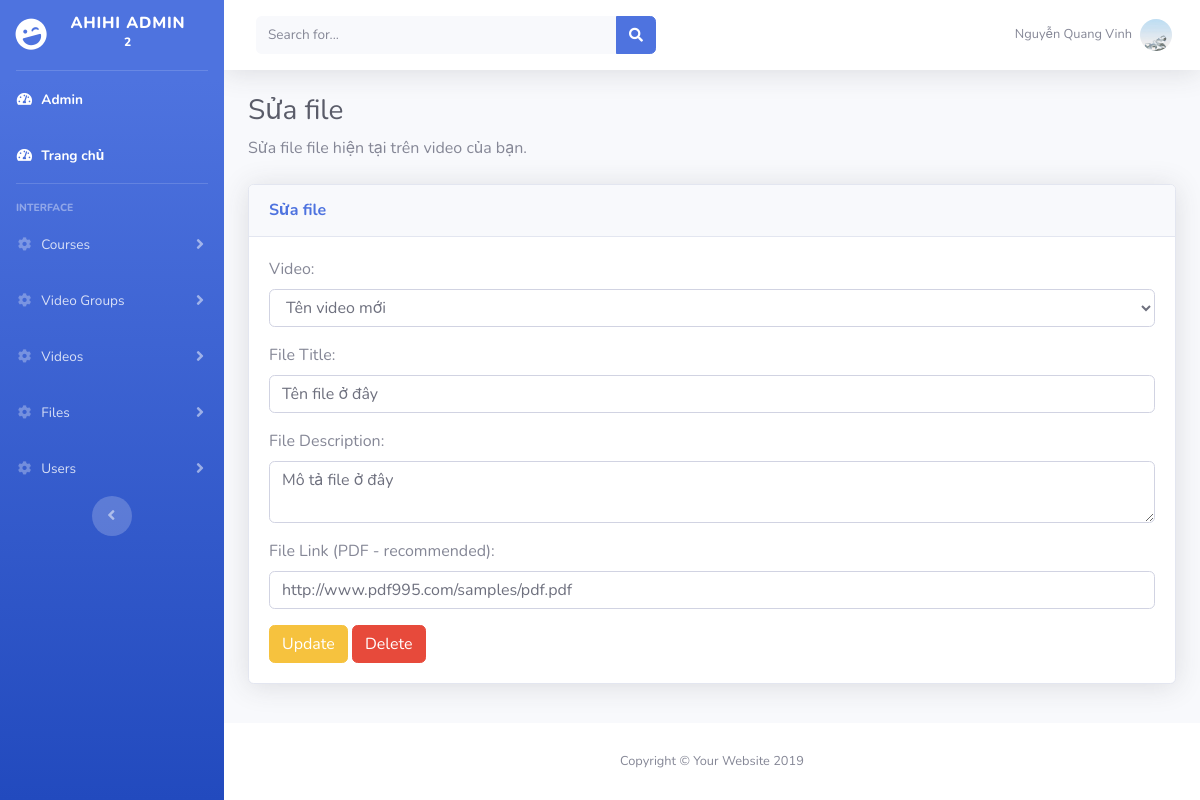
The page /horizontal/admin/pages/files/files_edit.php?id=58 (signed in) on the database its author committed.
### tables this page shows
CREATE TABLE `files` (
  `id` int(11) UNSIGNED NOT NULL,
  `title` varchar(255) NOT NULL,
  `description` text NOT NULL,
  `link` text NOT NULL,
  `video_id` int(11) UNSIGNED NOT NULL
);

CREATE TABLE `videos` (
  `id` int(11) UNSIGNED NOT NULL,
  `title` varchar(255) NOT NULL,
  `thumbnail` text NOT NULL,
  `description` text NOT NULL,
  `link` text NOT NULL,
  `duration` int(4) UNSIGNED NOT NULL,
  `video_order` int(3) UNSIGNED NOT NULL DEFAULT 0,
  `video_group_id` int(4) UNSIGNED NOT NULL
);

### horizontal/admin/includes/classes/Video.php (called while the page is built, shortened)
<?php
class Video {
    private $db;
    public function __construct($db)
    {
        $this->db = $db;
    }
    public function get_all_videos() {
        $sql = "SELECT * FROM videos";
        return $this->db->query($sql)->fetchAll();
    }
}
?>

### horizontal/admin/includes/classes/File.php (called while the page is built, shortened)
<?php
class File {
    private $db;
    public function __construct($db)
    {
        $this->db = $db;
    }
    public function get_file_by_id($file_id)
    {
        $sql = "SELECT * FROM files WHERE id = $file_id";
        return $this->db->query($sql)->fetch();
    }
}
?>

### horizontal/admin/pages/files/files_edit.php (the view, shortened to what this page needs)
<?php
include("../../../includes/connect_db.php");
include("../../includes/classes/Video.php");
include("../../includes/classes/File.php");
$file_obj = new File($db);
$file_id = $_GET['id'];
$current_file = $file_obj->get_file_by_id($file_id);
$video_obj = new Video($db);
$all_videos_arr = $video_obj->get_all_videos();
?>
<?php include("../../partials/header.php"); ?>
<?php include("../../partials/sidebar.php"); ?>
<?php include("../../partials/topbar.php") ?>
    <h1 class="h3 mb-2 text-gray-800">Sửa file</h1>
    <p class="mb-4">Sửa file file hiện tại trên video của bạn</a>.</p>
    <div class="card shadow mb-4">
        <div class="card-header py-3">
            <h6 class="m-0 font-weight-bold text-primary">Sửa file</h6>
        </div>
        <div class="card-body">
            <form method="POST" enctype="multipart/form-data">
                <div class="form-group">
                    <label for="video_group_id">Video:</label>
                    <select class="form-control" id="video_id" name="video_id">
                        <?php foreach ($all_videos_arr as $video): ?>
                            <option value="<?= $video['id'] ?>p" <?php if ($current_file['video_id'] == $video['id']) echo "selected"; ?>><?= $video['title'] ?></option>
                        <?php endforeach; ?>
                    </select>
                </div>
                <div class="form-group">
                    <label for="File_title">File Title:</label>
                    <input type="text" class="form-control" id="file_title" name="file_title" value="<?= $current_file['title'] ?>">
                </div>
                <div class="form-group">
                    <label for="file_description">File Description: </label>
                    <textarea class="form-control" name="file_description"><?= $current_file['description'] ?></textarea>
                </div>
                <div class="form-group">
                    <label for="file_link">File Link (PDF - recommended):</label>
                    <input type="text" class="form-control" id="file_link" name="file_link" value="<?= $current_file['link'] ?>">
                </div>
                <button type="submit" name="submit_add_file" class="btn btn-warning">Update</button>
                <a href="files_delete.php?id=<?= $current_file['id'] ?>" class="btn btn-danger" onclick="return confirm('Bạn có chắc muốn xóa không ?');">Delete</a>
            </form>
        </div>
    </div>
<?php include("../../partials/footer.php") ?>

### rows shown on the page
files: video_id "Tên video mới", file_title "Tên file ở đây", file_description "Mô tả file ở đây", file_link "http://www.pdf995.com/samples/pdf.pdf"

### other values the page prints
$_SESSION['user']['full_name'] "Nguyễn Quang Vinh"
